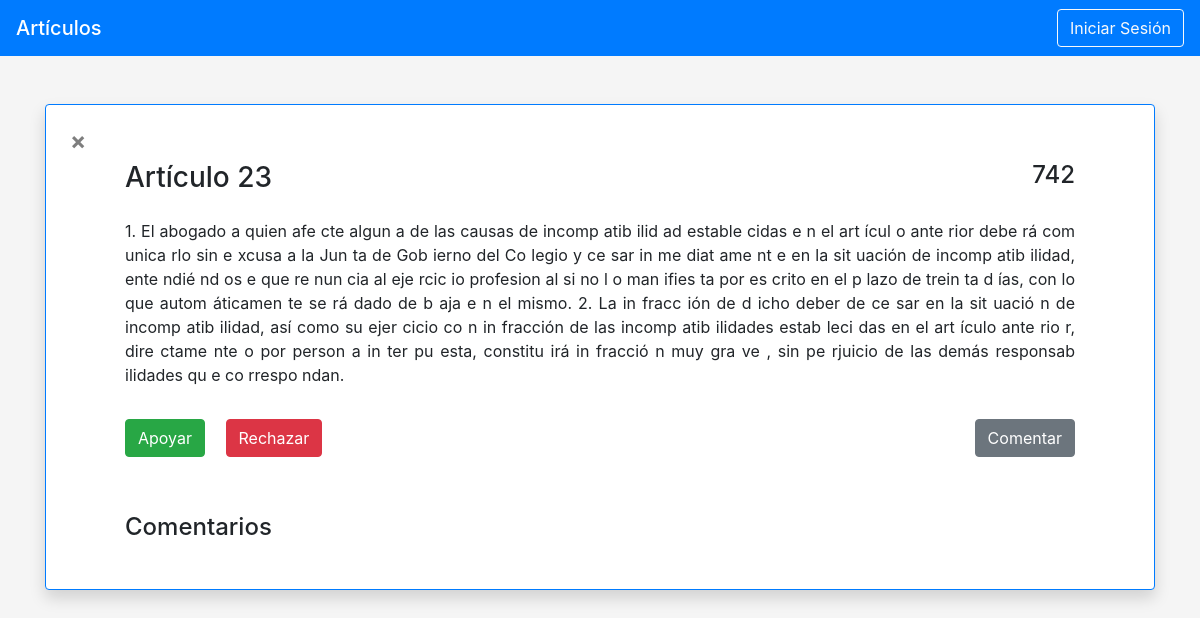
The page /articulos/2/ on the database as committed earlier.
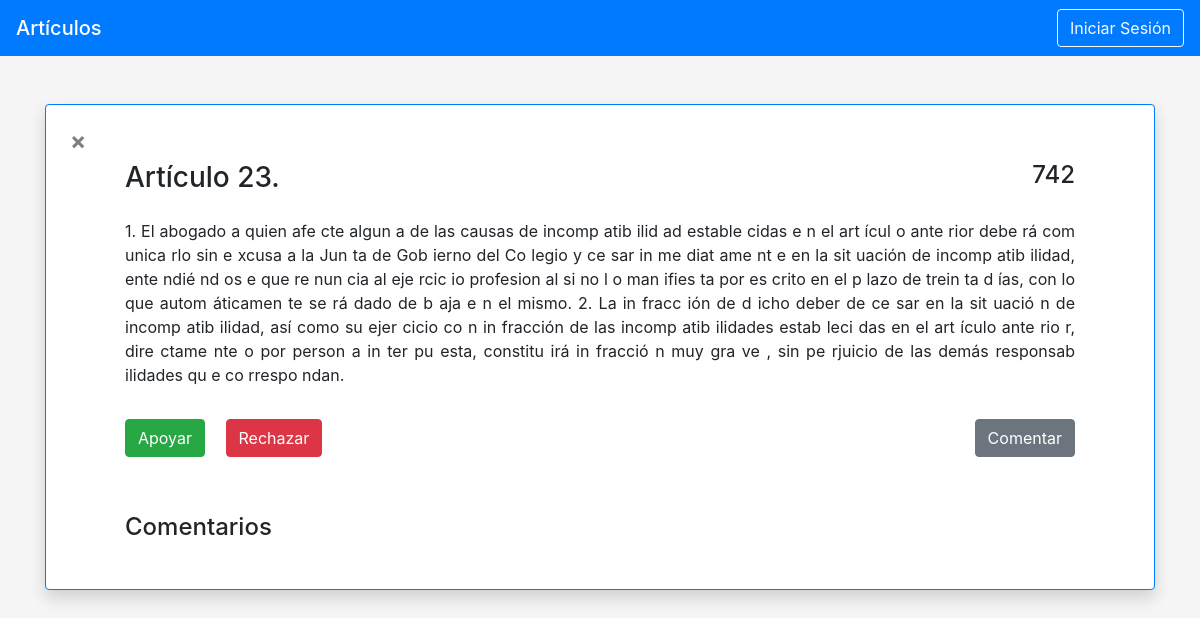
The same page on the database as committed later.
### articulos/models.py (models this page shows)
class Articulo(models.Model):
    tipo = models.IntegerField(default=1) #1 = oficial 2 = sugerencia 2 = aceptado 3 = rechazado
    nombre = models.CharField(max_length=50)
    descripcion = models.CharField(max_length=500)
    articulo = models.CharField(max_length=5000)
    votos = models.IntegerField(default=0)
    idArticulo = models.IntegerField(default=0)

### articulos/views.py (the view)
# urls.py: path('<int:articulo_id>/', views.articulo, name='articulo')
def articulo(request, articulo_id):
    articulo = Articulo.objects.order_by('-votos').filter(idArticulo = articulo_id)
    comentarios = Comentario.objects.order_by('-votos').filter(idArticulo = articulo_id)
    comentariosPadre = comentarios.filter(idComentarioPadre = 0)
    context = {'articulo': articulo, 'comentarios': comentarios, 'comentariosPadre': comentariosPadre}
    return render(request, 'articulos/articulo.html', context)

### articulos/templates/articulos/articulo.html (shortened to what this page needs)
<!doctype html>
<html lang="en">
<head>
    <link rel="stylesheet" href="https://stackpath.bootstrapcdn.com/bootstrap/4.3.1/css/bootstrap.min.css"
>
</head>
<body>
    <nav class="navbar navbar-dark bg-primary">
        <a href="/articulos/oficial" class="navbar-brand mb-0 h1">Artículos</a>
        <button type="button" class="btn btn-outline-light">Iniciar Sesión</button>
    </nav>
    <main role="main" class="container">
        <div class="border border-primary my-5 bg-white rounded shadow ">
            <button onclick="history.back()" type="button" class="close float-left mt-2 ml-2 p-3" aria-label="Close">
                <span aria-hidden="true">&times;</span>
            </button>
            <div class="mx-5 my-4 pt-3 px-3 rounded ">
                <div class="container">
                    <div class="row py-3">
                        <div class="col-8">
                            <p class="h3"> {{articulo.0.nombre}}</p>
                        </div>
                        <div class="col float-right">
                            {%if articulo.0.tipo == 3 %}
                            <p class="h4 text-right py-3"> Aceptada</p>
                            {%elif articulo.0.tipo == 4 %}
                            <p class="h4 text-right py-3"> Rechazada</p>
                            {%else%}
                            <p class="h4 text-right " id="art{{articulo.0.idArticulo}}">{{articulo.0.votos}}
                            </p>
                            {%endif%}
                        </div>
                    </div>
                    <div class="row">
                        <div class="col">
                            <p class="text-justify"> {{articulo.0.articulo}}
                            </p>
                        </div>
                    </div>
                    <div class="row my-3">
                        {%if articulo.0.tipo == 3 or articulo.0.tipo == 4%}
                        <div class="col">
                            <button type="button" class="btn btn-secondary float-right">Realizar enmienda</button>
                        </div>
                        {%else%}
                        <div class="col-8">
                            <button type="button" id="Aart{{articulo.0.idArticulo}}"
                                onclick="apoyar('art{{articulo.0.idArticulo}}')"
                                class="btn btn-success  mr-2">Apoyar</button>
                            <button type="button" id='Rart{{articulo.0.idArticulo}}'
                                onclick="rechazar('art{{articulo.0.idArticulo}}')"
                                class="btn btn-danger  mx-2">Rechazar</button>
                        </div>
                        <div class="col">
                            <a class="btn btn-secondary float-right" data-toggle="collapse" href="#collapseComentar"
                                role="button" aria-expanded="false" aria-controls="collapseComentar">
                                Comentar
                            </a>
                        </div>
                        {%endif%}
                    </div>
                    <div class="row py-3 mt-3">
                        <div class="col">
                            {%if articulo.0.tipo == 3 or articulo.0.tipo == 4%}
                            <p class="h4"> Enmiendas</p>
                            {%else%}
                            <p class="h4"> Comentarios</p>
                            {%endif%}
                        </div>
                    </div>
                </div>
            </div>
        </div>
    </main>
</body>
</html>

Rows that differ between the two databases and show on the page:
changed Articulo: nombre "Artículo 23" → "Artículo 23."
